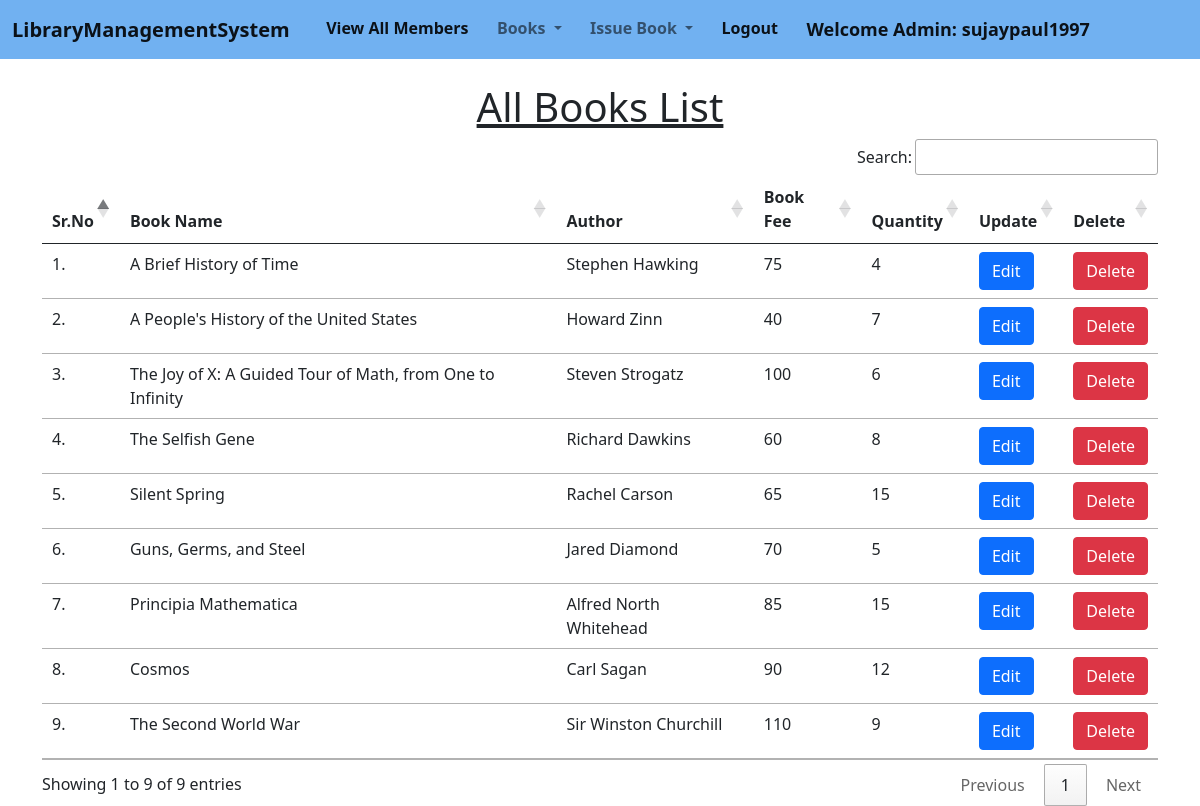
Page /view_books/ (signed in) on the committed database.
### library/models.py (models this page shows, shortened)
class Book(models.Model):
    name = models.CharField(max_length=200)
    author = models.CharField(max_length=200)
    fees = models.PositiveIntegerField()
    quantity = models.PositiveIntegerField()

### library/views.py (the view)
# urls.py: path("view_books/", views.view_books, name="view_books"),
@login_required(login_url = '/admin_login')
def view_books(request):
    books = Book.objects.all()
    return render(request, "view_books.html", {'books':books})

### library/templates/view_books.html (shortened to what this page needs)
{% extends 'admin_navbar.html' %}
{% load static %}
{% block body %}
<div class="container mt-4">
    <h1 class="text-center"><u>All Books List</u></h1>
    <table class="table table-hover" id="example">
        <thead>
            <tr>
                <th>Sr.No</th>
                <th>Book Name</th>
                <th>Author</th>
                <th>Book Fee</th>
                <th>Quantity</th>
                <th>Update</th>
                <th>Delete</th>
            </tr>
        </thead>
        <tbody>
            {% for book in books %}
            <tr>
                <td>{{forloop.counter}}.</td>
                <td>{{book.name}}</td>
                <td>{{book.author}}</td>
                <td>{{book.fees}}</td>
                <td>{{book.quantity}}</td>
                <td><a href="/edit_book/{{book.id}}" class="btn btn-primary">Edit</a></td>
                <td><a href="/delete_book/{{book.id}}/" class="btn btn-danger" onclick="return confirm('Are you sure you want to delete this book?')">Delete</a></td>
            </tr>
            {% endfor %}
        </tbody>
    </table>
    </div>
{% endblock %}

### library/templates/admin_navbar.html (shortened to what this page needs)
<!doctype html>
<html lang="en">
  <head>
    <link href="https://cdn.jsdelivr.net/npm/bootstrap@5.1.0/dist/css/bootstrap.min.css" rel="stylesheet">
    <link rel="stylesheet" href="https://cdn.datatables.net/1.10.25/css/jquery.dataTables.min.css">
    <link rel="stylesheet" href="https://cdn.datatables.net/buttons/1.7.1/css/buttons.dataTables.min.css">
  </head>
  <body>
    <nav class="navbar navbar-expand-lg navbar-light ">
        <div class="container-fluid">
          <a class="navbar-brand" href="#">LibraryManagementSystem</a>
          <div class="collapse navbar-collapse" id="navbarSupportedContent">
            <ul class="navbar-nav me-auto mb-2 mb-lg-0">
              <li class="nav-item">
                <a class="nav-link active" aria-current="page" href="/view_members/">View All Members</a>
              </li>
              <li class="nav-item dropdown">
                <a class="nav-link dropdown-toggle" href="#" id="navbarDropdown" role="button" data-bs-toggle="dropdown" aria-expanded="false">
                  Books
                </a>
              </li>
              <li class="nav-item dropdown">
                <a class="nav-link dropdown-toggle" href="#" id="navbarDropdown" role="button" data-bs-toggle="dropdown" aria-expanded="false">
                  Issue Book
                </a>
              </li>
              <li class="nav-item">
                <a class="nav-link active" aria-current="page" href="/logout/">Logout</a>
              </li>
              <li class="nav-item">
                <a style="font-weight:600; font-family:'Segoe UI', Tahoma, Geneva, Verdana, sans-serif; font-size: large;" class="nav-link active" href="#">Welcome Admin: {{request.user}}</a>
              </li>
            </ul>
          </div>
        </div>
      </nav>
      {% block body %}
      {% endblock %}
  </body>
</html>

### library/templates/admin_navbar.html (style rules this page uses)
.navbar { background-color: rgb(113, 177, 241); font-weight: bold; }

### rows in the picture
Book: name "A Brief History of Time", author "Stephen Hawking", fees "75", quantity "4"
Book: name "A People's History of the United States", author "Howard Zinn", fees "40", quantity "7"
Book: name "The Joy of X: A Guided Tour of Math, from One to Infinity", author "Steven Strogatz", fees "100", quantity "6"
Book: name "The Selfish Gene", author "Richard Dawkins", fees "60", quantity "8"
Book: name "Silent Spring", author "Rachel Carson", fees "65", quantity "15"
Book: name "Guns, Germs, and Steel", author "Jared Diamond", fees "70", quantity "5"
Book: name "Principia Mathematica", author "Alfred North Whitehead", fees "85", quantity "15"
Book: name "Cosmos", author "Carl Sagan", fees "90", quantity "12"
Book: name "The Second World War", author "Sir Winston Churchill", fees "110", quantity "9"

### other values in the picture
{{ request.user }} "sujaypaul1997"
